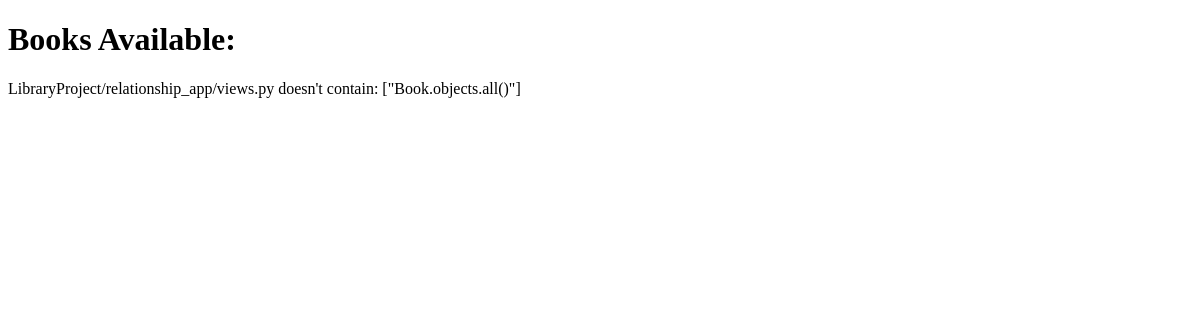
/books/, run on an earlier commit of the app's database.
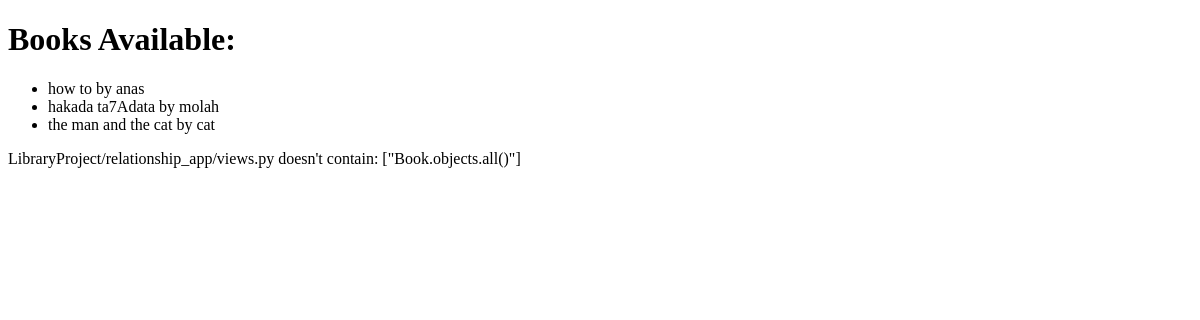
And on a later commit of the database.
### relationship_app/models.py (models this page shows, shortened)
class Book(models.Model):
    title = models.CharField(max_length=30)
    author = models.ForeignKey(Author, on_delete=models.CASCADE, related_name='Authors')

class Author(models.Model):
    name = models.CharField(max_length=30)

### relationship_app/views.py (the view)
# urls.py: path('', views.list_book.as_view()),
class list_book(ListView):
    model = Book
    template_name = 'relationship_app/list_books.html'
    context_object_name = 'books'

### relationship_app/templates/relationship_app/list_books.html (shortened to what this page needs)
<!DOCTYPE html>
<html lang="en">
<head>
</head>
<body>
    <h1>Books Available:</h1>
    <ul>
        {% for book in books %}
        <li>{{ book.title }} by {{ book.author.name }}</li>
        {% endfor %}
    </ul>
</body>
</html>

What changed in the data, as far as the page shows it:
added Book: title "how to", author.name "anas"
added Book: title "hakada ta7Adata", author.name "molah"
added Book: title "the man and the cat", author.name "cat"
